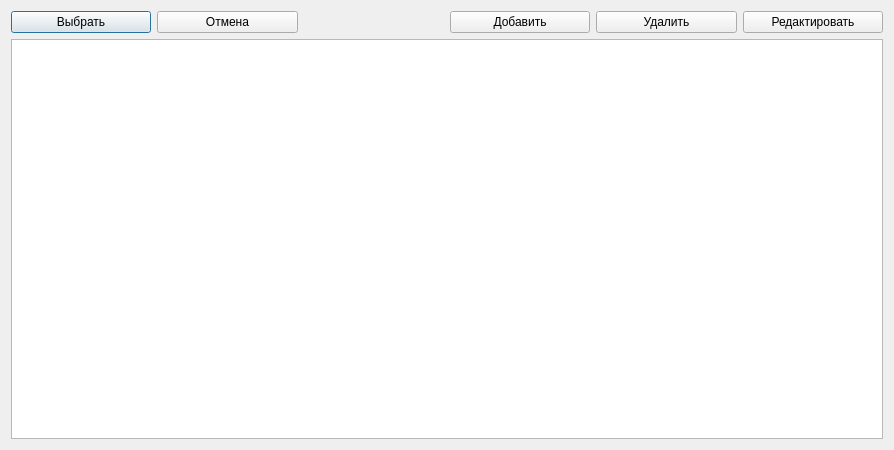
<?xml version="1.0" encoding="UTF-8"?>
<ui version="4.0">
 <class>Dialog</class>
 <widget class="QDialog" name="Dialog">
  <property name="geometry">
   <rect>
    <x>0</x>
    <y>0</y>
    <width>894</width>
    <height>450</height>
   </rect>
  </property>
  <property name="minimumSize">
   <size>
    <width>650</width>
    <height>450</height>
   </size>
  </property>
  <property name="windowTitle">
   <string>Dialog</string>
  </property>
  <layout class="QVBoxLayout" name="verticalLayout_2">
   <item>
    <layout class="QGridLayout" name="gridLayout">
     <item row="0" column="1">
      <widget class="QPushButton" name="btnSelectUser">
       <property name="text">
        <string>Выбрать</string>
       </property>
      </widget>
     </item>
     <item row="0" column="5">
      <widget class="QPushButton" name="btnDelRecord">
       <property name="text">
        <string>Удалить</string>
       </property>
      </widget>
     </item>
     <item row="0" column="3">
      <widget class="QLabel" name="label_3">
       <property name="text">
        <string/>
       </property>
      </widget>
     </item>
     <item row="0" column="4">
      <widget class="QPushButton" name="btnAddRecord">
       <property name="text">
        <string>Добавить</string>
       </property>
      </widget>
     </item>
     <item row="0" column="2">
      <widget class="QPushButton" name="btnCancel">
       <property name="text">
        <string>Отмена</string>
       </property>
      </widget>
     </item>
     <item row="0" column="6">
      <widget class="QPushButton" name="btnEditRecord">
       <property name="text">
        <string>Редактировать</string>
       </property>
      </widget>
     </item>
    </layout>
   </item>
   <item>
    <layout class="QVBoxLayout" name="verticalLayout">
     <item>
      <widget class="QTableView" name="tvUsers">
       <attribute name="horizontalHeaderStretchLastSection">
        <bool>true</bool>
       </attribute>
       <attribute name="verticalHeaderStretchLastSection">
        <bool>true</bool>
       </attribute>
      </widget>
     </item>
    </layout>
   </item>
  </layout>
 </widget>
 <resources/>
 <connections/>
</ui>
